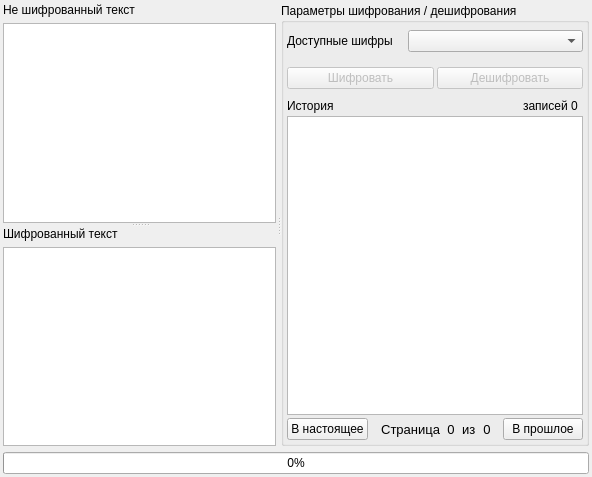
<?xml version="1.0" encoding="UTF-8"?>
<ui version="4.0">
 <class>MainWindow</class>
 <widget class="QMainWindow" name="MainWindow">
  <property name="geometry">
   <rect>
    <x>0</x>
    <y>0</y>
    <width>592</width>
    <height>477</height>
   </rect>
  </property>
  <property name="windowTitle">
   <string>Шифратор</string>
  </property>
  <widget class="QWidget" name="centralwidget">
   <layout class="QVBoxLayout" name="verticalLayout">
    <property name="leftMargin">
     <number>3</number>
    </property>
    <property name="topMargin">
     <number>3</number>
    </property>
    <property name="rightMargin">
     <number>3</number>
    </property>
    <property name="bottomMargin">
     <number>3</number>
    </property>
    <item>
     <widget class="QSplitter" name="splitter_2">
      <property name="frameShape">
       <enum>QFrame::NoFrame</enum>
      </property>
      <property name="frameShadow">
       <enum>QFrame::Plain</enum>
      </property>
      <property name="orientation">
       <enum>Qt::Horizontal</enum>
      </property>
      <property name="handleWidth">
       <number>5</number>
      </property>
      <widget class="QSplitter" name="splitter">
       <property name="frameShape">
        <enum>QFrame::NoFrame</enum>
       </property>
       <property name="orientation">
        <enum>Qt::Vertical</enum>
       </property>
       <widget class="QWidget" name="layoutWidget">
        <layout class="QVBoxLayout" name="verticalLayout_5">
         <item>
          <widget class="QLabel" name="labelDecr">
           <property name="text">
            <string>Не шифрованный текст</string>
           </property>
          </widget>
         </item>
         <item>
          <widget class="QPlainTextEdit" name="textEditDecr"/>
         </item>
        </layout>
       </widget>
       <widget class="QWidget" name="layoutWidget">
        <layout class="QVBoxLayout" name="verticalLayout_6">
         <item>
          <widget class="QLabel" name="labelEncr">
           <property name="text">
            <string>Шифрованный текст</string>
           </property>
          </widget>
         </item>
         <item>
          <widget class="QPlainTextEdit" name="textEditEncr"/>
         </item>
        </layout>
       </widget>
      </widget>
      <widget class="QGroupBox" name="groupBoxOptions">
       <property name="sizePolicy">
        <sizepolicy hsizetype="Fixed" vsizetype="Preferred">
         <horstretch>0</horstretch>
         <verstretch>0</verstretch>
        </sizepolicy>
       </property>
       <property name="title">
        <string>Параметры шифрования / дешифрования</string>
       </property>
       <property name="flat">
        <bool>false</bool>
       </property>
       <layout class="QVBoxLayout" name="verticalLayout_3">
        <property name="spacing">
         <number>3</number>
        </property>
        <property name="leftMargin">
         <number>3</number>
        </property>
        <property name="topMargin">
         <number>0</number>
        </property>
        <property name="rightMargin">
         <number>3</number>
        </property>
        <property name="bottomMargin">
         <number>0</number>
        </property>
        <item>
         <layout class="QFormLayout" name="formLayout">
          <property name="horizontalSpacing">
           <number>15</number>
          </property>
          <property name="topMargin">
           <number>7</number>
          </property>
          <property name="bottomMargin">
           <number>5</number>
          </property>
          <item row="0" column="0">
           <widget class="QLabel" name="labelCiphers">
            <property name="text">
             <string>Доступные шифры</string>
            </property>
           </widget>
          </item>
          <item row="0" column="1">
           <widget class="QComboBox" name="comboBoxCiphers">
            <property name="sizeAdjustPolicy">
             <enum>QComboBox::AdjustToContentsOnFirstShow</enum>
            </property>
           </widget>
          </item>
         </layout>
        </item>
        <item>
         <layout class="QVBoxLayout" name="verticalLayoutOptions">
          <property name="spacing">
           <number>3</number>
          </property>
         </layout>
        </item>
        <item>
         <layout class="QHBoxLayout" name="horizontalLayout">
          <property name="topMargin">
           <number>7</number>
          </property>
          <item>
           <widget class="QPushButton" name="pushButtonEncr">
            <property name="enabled">
             <bool>false</bool>
            </property>
            <property name="text">
             <string>Шифровать</string>
            </property>
           </widget>
          </item>
          <item>
           <widget class="QPushButton" name="pushButtonDecr">
            <property name="enabled">
             <bool>false</bool>
            </property>
            <property name="text">
             <string>Дешифровать</string>
            </property>
           </widget>
          </item>
         </layout>
        </item>
        <item>
         <layout class="QVBoxLayout" name="verticalLayout_4">
          <property name="spacing">
           <number>3</number>
          </property>
          <property name="topMargin">
           <number>7</number>
          </property>
          <item>
           <layout class="QHBoxLayout" name="horizontalLayout_4">
            <item>
             <widget class="QLabel" name="labelHistory">
              <property name="text">
               <string>История</string>
              </property>
             </widget>
            </item>
            <item>
             <spacer name="horizontalSpacer_6">
              <property name="orientation">
               <enum>Qt::Horizontal</enum>
              </property>
              <property name="sizeHint" stdset="0">
               <size>
                <width>0</width>
                <height>0</height>
               </size>
              </property>
             </spacer>
            </item>
            <item>
             <layout class="QFormLayout" name="formLayout_2">
              <property name="rightMargin">
               <number>5</number>
              </property>
              <item row="0" column="0">
               <widget class="QLabel" name="label_3">
                <property name="text">
                 <string>записей</string>
                </property>
               </widget>
              </item>
              <item row="0" column="1">
               <widget class="QLabel" name="labelRecordSize">
                <property name="text">
                 <string>0</string>
                </property>
               </widget>
              </item>
             </layout>
            </item>
           </layout>
          </item>
          <item>
           <widget class="QListView" name="listViewHistory"/>
          </item>
          <item>
           <layout class="QHBoxLayout" name="horizontalLayout_2">
            <property name="bottomMargin">
             <number>3</number>
            </property>
            <item>
             <widget class="QPushButton" name="pushButtonPrevious">
              <property name="text">
               <string>В настоящее</string>
              </property>
             </widget>
            </item>
            <item>
             <layout class="QHBoxLayout" name="horizontalLayout_3">
              <property name="leftMargin">
               <number>5</number>
              </property>
              <property name="rightMargin">
               <number>5</number>
              </property>
              <item>
               <spacer name="horizontalSpacer_4">
                <property name="orientation">
                 <enum>Qt::Horizontal</enum>
                </property>
                <property name="sizeHint" stdset="0">
                 <size>
                  <width>0</width>
                  <height>0</height>
                 </size>
                </property>
               </spacer>
              </item>
              <item>
               <widget class="QLabel" name="label">
                <property name="font">
                 <font>
                  <pointsize>10</pointsize>
                  <weight>50</weight>
                  <bold>false</bold>
                 </font>
                </property>
                <property name="text">
                 <string>Страница</string>
                </property>
                <property name="alignment">
                 <set>Qt::AlignRight|Qt::AlignTrailing|Qt::AlignVCenter</set>
                </property>
               </widget>
              </item>
              <item>
               <spacer name="horizontalSpacer_5">
                <property name="orientation">
                 <enum>Qt::Horizontal</enum>
                </property>
                <property name="sizeHint" stdset="0">
                 <size>
                  <width>0</width>
                  <height>0</height>
                 </size>
                </property>
               </spacer>
              </item>
              <item>
               <widget class="QLabel" name="labelPage">
                <property name="font">
                 <font>
                  <pointsize>10</pointsize>
                  <weight>50</weight>
                  <bold>false</bold>
                 </font>
                </property>
                <property name="text">
                 <string>0</string>
                </property>
                <property name="alignment">
                 <set>Qt::AlignCenter</set>
                </property>
               </widget>
              </item>
              <item>
               <spacer name="horizontalSpacer">
                <property name="orientation">
                 <enum>Qt::Horizontal</enum>
                </property>
                <property name="sizeHint" stdset="0">
                 <size>
                  <width>0</width>
                  <height>0</height>
                 </size>
                </property>
               </spacer>
              </item>
              <item>
               <widget class="QLabel" name="label_2">
                <property name="font">
                 <font>
                  <pointsize>10</pointsize>
                 </font>
                </property>
                <property name="text">
                 <string>из</string>
                </property>
               </widget>
              </item>
              <item>
               <spacer name="horizontalSpacer_2">
                <property name="orientation">
                 <enum>Qt::Horizontal</enum>
                </property>
                <property name="sizeHint" stdset="0">
                 <size>
                  <width>0</width>
                  <height>0</height>
                 </size>
                </property>
               </spacer>
              </item>
              <item>
               <widget class="QLabel" name="labelPages">
                <property name="font">
                 <font>
                  <pointsize>10</pointsize>
                  <weight>50</weight>
                  <bold>false</bold>
                 </font>
                </property>
                <property name="text">
                 <string>0</string>
                </property>
                <property name="alignment">
                 <set>Qt::AlignCenter</set>
                </property>
               </widget>
              </item>
              <item>
               <spacer name="horizontalSpacer_3">
                <property name="orientation">
                 <enum>Qt::Horizontal</enum>
                </property>
                <property name="sizeHint" stdset="0">
                 <size>
                  <width>0</width>
                  <height>0</height>
                 </size>
                </property>
               </spacer>
              </item>
             </layout>
            </item>
            <item>
             <widget class="QPushButton" name="pushButtonNext">
              <property name="text">
               <string>В прошлое</string>
              </property>
             </widget>
            </item>
           </layout>
          </item>
         </layout>
        </item>
       </layout>
      </widget>
     </widget>
    </item>
    <item>
     <widget class="QProgressBar" name="progressBar">
      <property name="value">
       <number>0</number>
      </property>
      <property name="alignment">
       <set>Qt::AlignCenter</set>
      </property>
     </widget>
    </item>
   </layout>
  </widget>
 </widget>
 <resources/>
 <connections/>
</ui>
